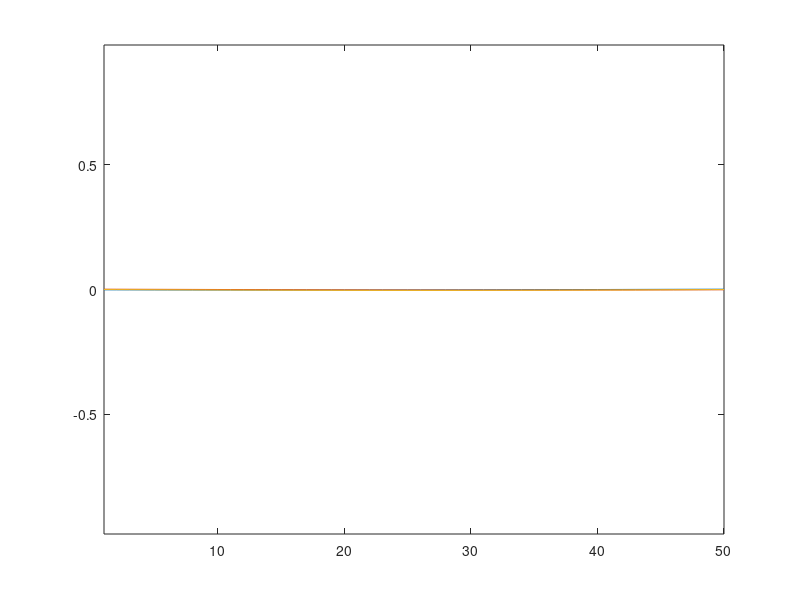
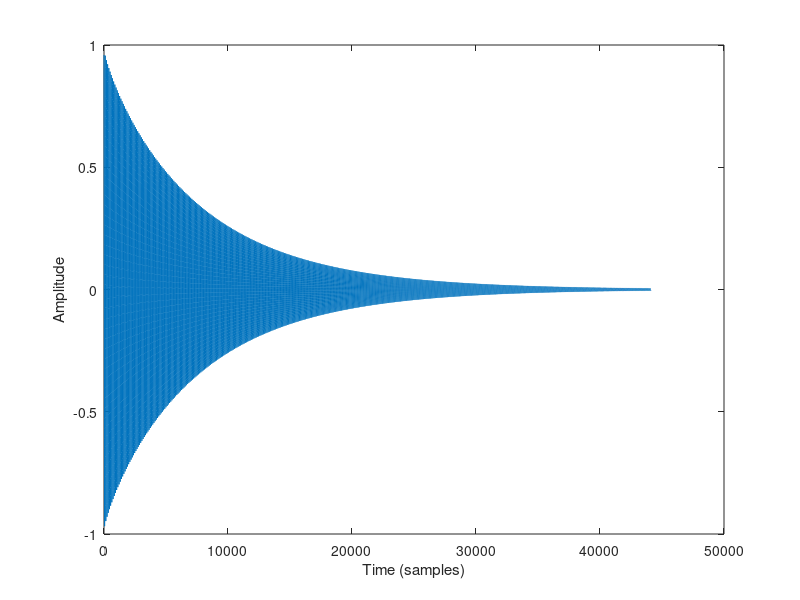
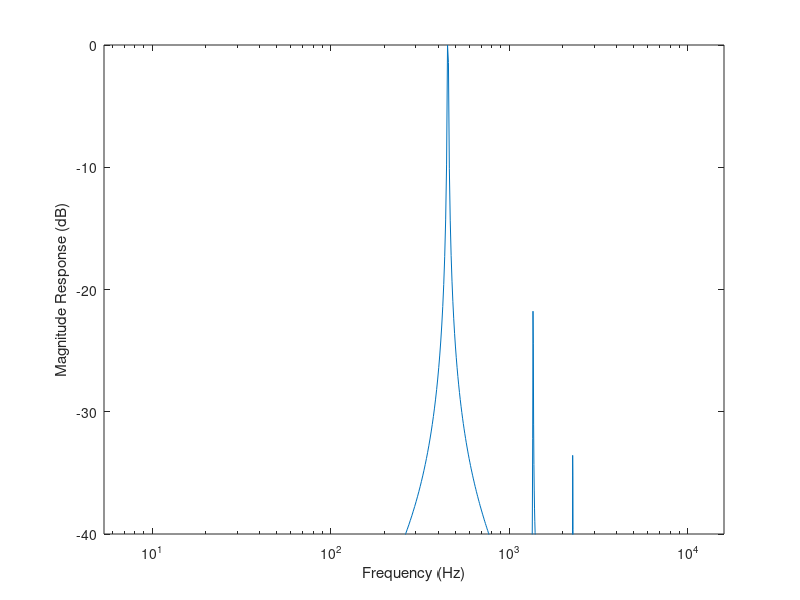

Source code (MATLAB) for these figures, in order: (Note: this script raises an error after producing the figures.)
% Plucked String Digital Waveguide Sound Synthesis
% Based on travelling wave, two delay-line model
% Variable plucking position and output possible
% Simple bridge reflection coefficient.
% DTM 29/1/2016

Fs = 44100;         % Sample Rate for audio output
T = 1/Fs;           % Sample period
N = 44100;          % Number of samples in output
f0 = 441;           % Fundamental Frequency of string in Hz.

L = floor(0.5*Fs/f0);   % String Length in samples - floor rounds each value to nearest int
x = 0.5;                % Pluck Position as a proportion of string length
pickup = floor(L/2);    % Output Position

r = -1;                 % Bridge Reflection Coefficient

% Right-going delay line, defined by L 
right = zeros(1,L);
% Left-going delay line, defined by L
left = zeros(1,L);

% Define initial string shape from pluck position x
pluck = x*(L-1); % Find point on string corresponding to pluck position
x = [ ([0:floor(pluck)]/pluck),(L-1-[(floor(pluck)+1):(L-1)])/(L-1-pluck)];

% Initial displacement for each delay line is equivalent to plucked string
% excitation shape divided by 2.
left(1:L) = x(1:L)/2;
right(1:L) = x(1:L)/2;

% Initialize output
out = zeros(1,N);

% Initialize variables for display
pkval = max(abs(x));
string_pos = 1:L;

% Main digital waveguide loop
for n = 1:N
    
    % Resamples the output at a rate of Fs/200 to plot the mass 
    % displacement in real-time.
    if mod(n,200)==0 
        % Plot left and right-moving waves, and their sum
        plot(string_pos, left, string_pos, right, string_pos, left+right);
        % Make sure the axis scaling stays the same for each plot
        axis([1 L -pkval pkval]);
        pause(0.02);
    end
    
    
  % Shift left-going wave one step left; append dummy value for now
  left = [left(2:L),0];
  % At the 'nut' (left-hand end), assume perfect reflection (* -1).
  % New right-going value is negative of new value at nut of left-going
  nut = -left(1);
  
  % Add some slight attenuation at the nut
  % nut = nut * 0.985;
  
  % Add reflection from nut into first element of right-going delay line;
  % Shift right-going wave one step
  right = [nut, right(1:L-1)];
  % At the 'bridge' (right-hand end), assume perfect reflection (* -1).
  % New left-going value is negative of new value at bridge of right-going
  % bridge = r*right(L);
  % bridge = r*0.5*(right(L) + right(L-1));
  
  % for an N point moving average filter:
  % bridge = r*(1/N)*(right(L) + right(L-1) + ... + right(L-(N-1));
   bridge = r*0.33*(right(L) + right(L-1) + right(L-2)); % 3 point moving average filter
  
  
  % Add a low pass filter to attenuate values at bridge
  % g = 0.5*right(L) + 0.5*right(L-1);
  % bridge = bridge * g;
  
  % Add new bridge value to end of left-going delay line, replacing dummy
  % value from above:
  left(L) = bridge;
  

  % Output is sum of left and right going delay lines at pickup point.
  % Calculate output:
  out(n) = left(pickup) + right(pickup);
 
end

% Plot time domain response of output
figure(2);
plot(out);
xlabel('Time (samples)');
ylabel('Amplitude');

fftSize = 8192;
f = (0:fftSize-1)*(Fs/fftSize);

% Plot frequency domain response of output
figure(3);
semilogx(f,20*log10(abs(fft(out,fftSize))/max(abs(fft(out,fftSize)))));
axis([0 16000 -40 0]);
xlabel('Frequency (Hz)');
ylabel('Magnitude Response (dB)');

% Plot spectrogram of output
figure(4);
spectrogram(out, 'yaxis', 1024, 256, 1024);

soundsc(out, Fs);
